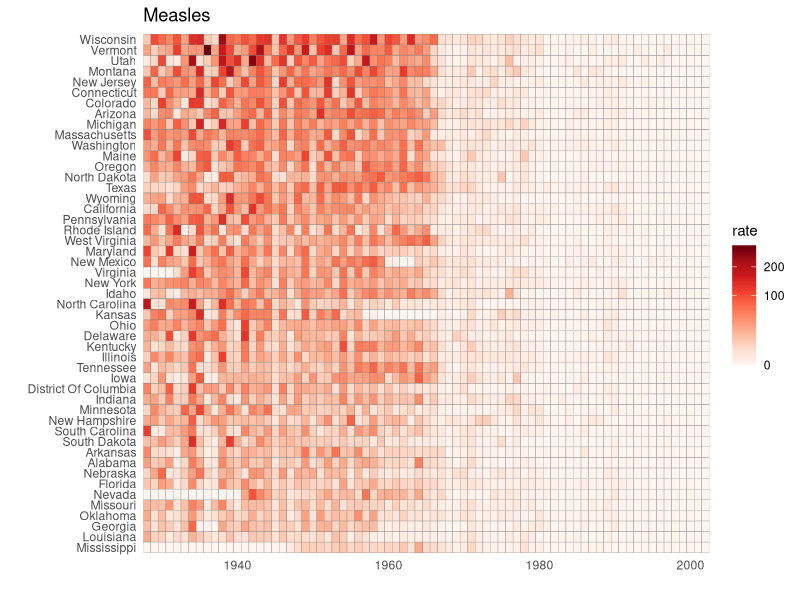
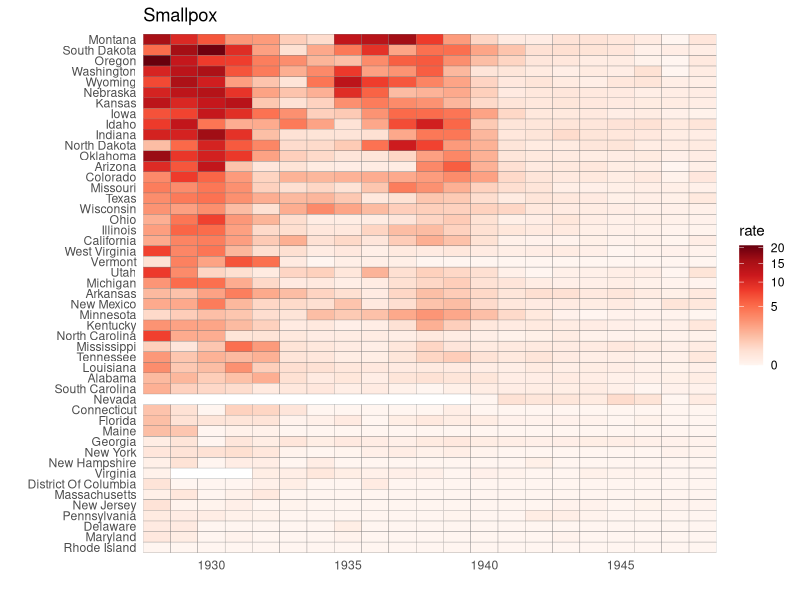
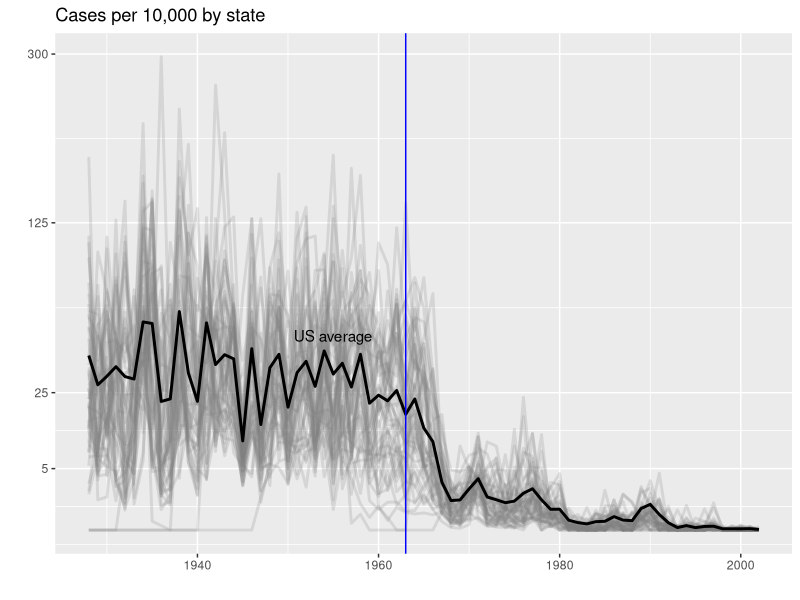
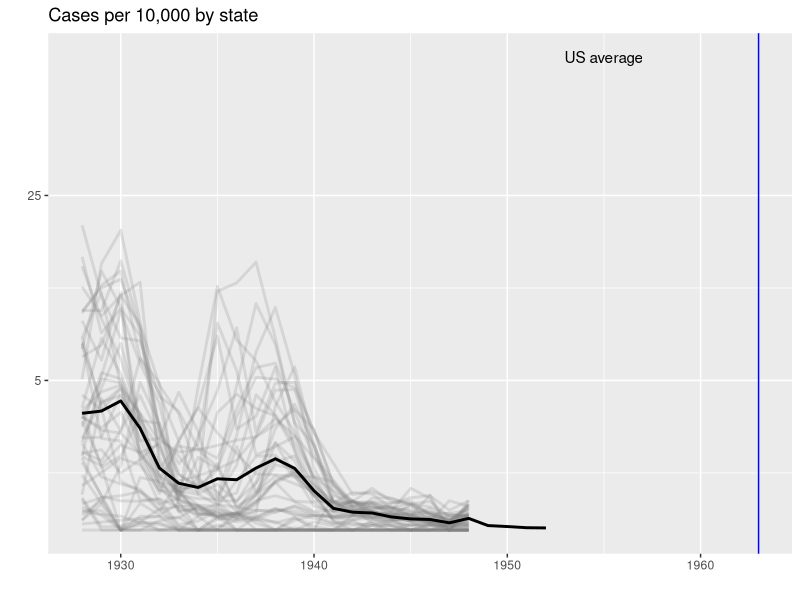
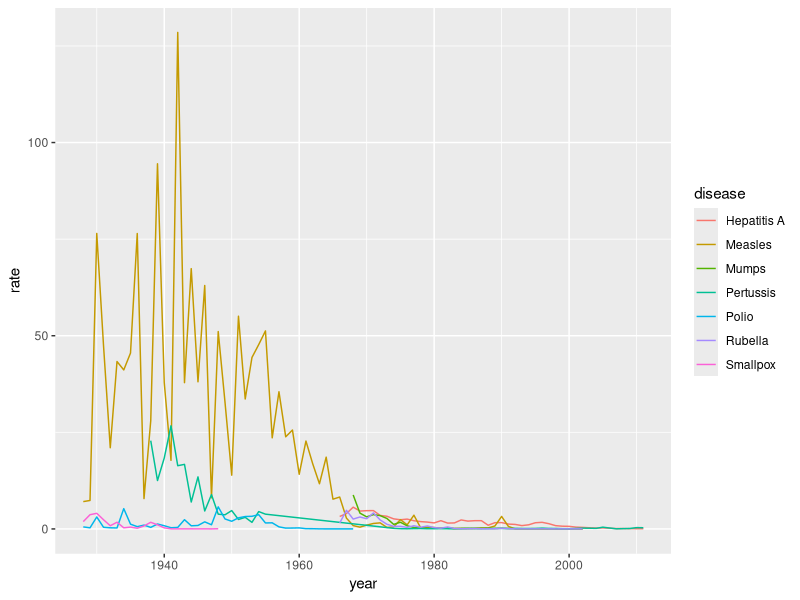
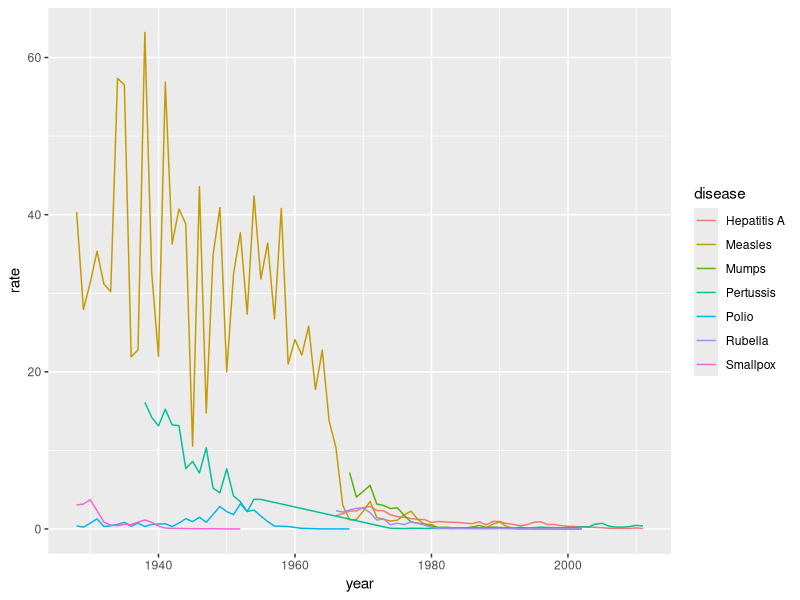

Here is the R script that generated these plots, in order:
library(dplyr)
library(ggplot2)
library(RColorBrewer)
library(dslabs)
data(us_contagious_diseases)

# Measles Tile Plot
the_disease = "Measles"
dat <- us_contagious_diseases %>% 
  filter(!state%in%c("Hawaii","Alaska") & disease == the_disease) %>% 
  mutate(rate = count / population * 10000) %>% 
  mutate(state = reorder(state, rate))

dat %>% ggplot(aes(year, state, fill = rate)) + 
  geom_tile(color = "grey50") + 
  scale_x_continuous(expand=c(0,0)) + 
  scale_fill_gradientn(colors = brewer.pal(9, "Reds"), trans = "sqrt") + 
  theme_minimal() + 
  theme(panel.grid = element_blank()) + 
  ggtitle(the_disease) + 
  ylab("") + 
  xlab("")

# Smallpox tile plot, exclude years with less than 10 weeks reported
the_disease = "Smallpox"
dat <- us_contagious_diseases %>% 
  filter(!state%in%c("Hawaii","Alaska") & 
           disease == the_disease & 
           weeks_reporting >= 10) %>% 
  mutate(rate = count / population * 10000) %>% 
  mutate(state = reorder(state, rate))

dat %>% ggplot(aes(year, state, fill = rate)) + 
  geom_tile(color = "grey50") + 
  scale_x_continuous(expand=c(0,0)) + 
  scale_fill_gradientn(colors = brewer.pal(9, "Reds"), trans = "sqrt") + 
  theme_minimal() + 
  theme(panel.grid = element_blank()) + 
  ggtitle(the_disease) + 
  ylab("") + 
  xlab("")

# Measles time plot
the_disease = "Measles"
dat <- us_contagious_diseases %>%
  filter(!state%in%c("Hawaii","Alaska") & disease == the_disease) %>%
  mutate(rate = count / population * 10000) %>%
  mutate(state = reorder(state, rate))

avg <- us_contagious_diseases %>%
  filter(disease==the_disease) %>% group_by(year) %>%
  summarize(us_rate = sum(count, na.rm=TRUE)/sum(population, na.rm=TRUE)*10000)

dat %>% ggplot() +
  geom_line(aes(year, rate, group = state),  color = "grey50", 
            show.legend = FALSE, alpha = 0.2, size = 1) +
  geom_line(mapping = aes(year, us_rate),  data = avg, size = 1, color = "black") +
  scale_y_continuous(trans = "sqrt", breaks = c(5,25,125,300)) + 
  ggtitle("Cases per 10,000 by state") + 
  xlab("") + 
  ylab("") +
  geom_text(data = data.frame(x=1955, y=50), mapping = aes(x, y, label="US average"), color="black") + 
  geom_vline(xintercept=1963, col = "blue")

# Smallpox time plot, - Exclude years with less than 10 weeks reported
the_disease = "Smallpox"
dat <- us_contagious_diseases %>%
  filter(!state%in%c("Hawaii","Alaska") & 
           disease == the_disease & weeks_reporting >= 10) %>%
  mutate(rate = count / population * 10000) %>%
  mutate(state = reorder(state, rate))

avg <- us_contagious_diseases %>%
  filter(disease==the_disease) %>% group_by(year) %>%
  summarize(us_rate = sum(count, na.rm=TRUE)/sum(population, na.rm=TRUE)*10000)

dat %>% ggplot() +
  geom_line(aes(year, rate, group = state),  color = "grey50", 
            show.legend = FALSE, alpha = 0.2, size = 1) +
  geom_line(mapping = aes(year, us_rate),  data = avg, size = 1, color = "black") +
  scale_y_continuous(trans = "sqrt", breaks = c(5,25,125,300)) + 
  ggtitle("Cases per 10,000 by state") + 
  xlab("") + 
  ylab("") +
  geom_text(data = data.frame(x=1955, y=50), mapping = aes(x, y, label="US average"), color="black") + 
  geom_vline(xintercept=1963, col = "blue")

# Time series plot - all diseases in California
us_contagious_diseases %>% filter(state=="California" &
                                    weeks_reporting >= 10) %>% 
  group_by(year, disease) %>%
  summarize(rate = sum(count)/sum(population)*10000) %>%
  ggplot(aes(year, rate, color = disease)) + 
  geom_line()

# Time series plot - all diseases in the United States
all_diseases_dataframe = us_contagious_diseases %>% filter(!is.na(population)) %>%
  group_by(year, disease) %>%
  summarize(rate = sum(count)/sum(population)*10000)
all_diseases_dataframe %>% 
  ggplot(aes(year, rate, color = disease)) + 
  geom_line()
 
